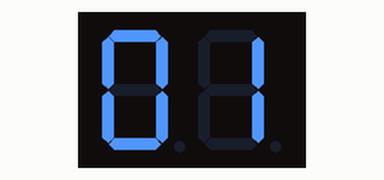
Bench run of a sketch on a simulated Arduino Uno, built with avr-gcc and run on an emulated ATmega328P. On the bench: 2-digit seven-segment display. Wiring (inferred from the names in the program): 2-digit 7-segment display, segments lit when HIGH: segments pin 0, pin 1, pin 2, pin 3, pin 4, pin 5, pin 6; digit selects pin 7, pin 8. The segment pins are drawn as the display they are named for.

Above: at 0.25 s.
At 5.17 s:
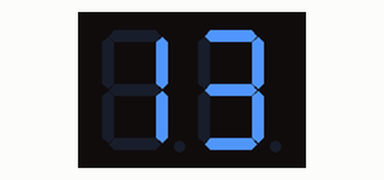
At 9.67 s:
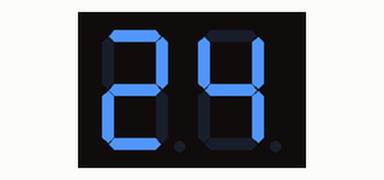
At 19.49 s:
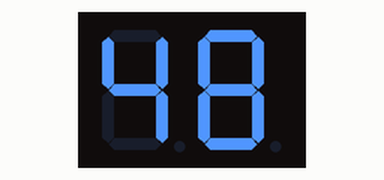
At 28.91 s:
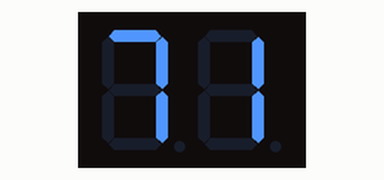
At 39.13 s:
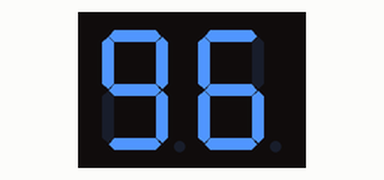

Measured:
- what the display in image 0 shows lasts 0.5 s, from 0.0 s to 0.5 s

The sketch:

_12_SSD2D_num_print_0-99.ino
```cpp
char a=0,b=1,c=2,d=3,e=4,f=5,g=6,seg1=7,seg2=8;
void setup() {
  // put your setup code here, to run once:
char i;
for(i=0;i<7;i++)
{
  pinMode(i,OUTPUT);
}
pinMode(seg1,OUTPUT);
pinMode(seg2,OUTPUT);
}

void rep(char j)
{
  digitalWrite(seg1,1);digitalWrite(seg2,1);
  printssd(j/10);
  digitalWrite(seg1,0);
  delay(2);
  digitalWrite(seg1,1);digitalWrite(seg2,1);
  printssd(j%10);
  digitalWrite(seg2,0);
  delay(2);
}
void loop()
{
  char num,n;
  for(num=1;num<=99;num++)
  {
    for(n=1;n<=100;n++)
    {
      rep(num);
    }
  }
  ;
}
void printssd(char x)
{
  if(x==0)
  {
    digitalWrite(a,HIGH);
    digitalWrite(b,HIGH);
    digitalWrite(c,HIGH);
    digitalWrite(d,HIGH);
    digitalWrite(e,HIGH);
    digitalWrite(f,HIGH);
    digitalWrite(g,LOW);
  }
  else if(x==1)
  {
    digitalWrite(a,LOW);
    digitalWrite(b,HIGH);
    digitalWrite(c,HIGH);
    digitalWrite(d,LOW);
    digitalWrite(e,LOW);
    digitalWrite(f,LOW);
    digitalWrite(g,LOW);
  }
  else if(x==2)
  {
    digitalWrite(a,HIGH);
    digitalWrite(b,HIGH);
    digitalWrite(c,LOW);
    digitalWrite(d,HIGH);
    digitalWrite(e,HIGH);
    digitalWrite(f,LOW);
    digitalWrite(g,HIGH);
  }
  else if(x==3)
  {
    digitalWrite(a,HIGH);
    digitalWrite(b,HIGH);
    digitalWrite(c,HIGH);
    digitalWrite(d,HIGH);
    digitalWrite(e,LOW);
    digitalWrite(f,LOW);
    digitalWrite(g,HIGH);
  }
  else if(x==4)
  {
    digitalWrite(a,LOW);
    digitalWrite(b,HIGH);
    digitalWrite(c,HIGH);
    digitalWrite(d,LOW);
    digitalWrite(e,LOW);
    digitalWrite(f,HIGH);
    digitalWrite(g,HIGH);
  }
  else if(x==5)
  {
    digitalWrite(a,HIGH);
    digitalWrite(b,LOW);
    digitalWrite(c,HIGH);
    digitalWrite(d,HIGH);
    digitalWrite(e,LOW);
    digitalWrite(f,HIGH);
    digitalWrite(g,HIGH);
  }
  else if(x==6)
  {
    digitalWrite(a,HIGH);
    digitalWrite(b,LOW);
    digitalWrite(c,HIGH);
    digitalWrite(d,HIGH);
    digitalWrite(e,HIGH);
    digitalWrite(f,HIGH);
    digitalWrite(g,HIGH);
  }
  else if(x==7)
  {
    digitalWrite(a,HIGH);
    digitalWrite(b,HIGH);
    digitalWrite(c,HIGH);
    digitalWrite(d,LOW);
    digitalWrite(e,LOW);
    digitalWrite(f,LOW);
    digitalWrite(g,LOW);
  }
  else if(x==8)
  {
    digitalWrite(a,HIGH);
    digitalWrite(b,HIGH);
    digitalWrite(c,HIGH);
    digitalWrite(d,HIGH);
    digitalWrite(e,HIGH);
    digitalWrite(f,HIGH);
    digitalWrite(g,HIGH);
  }
  else if(x==9)
  {
    digitalWrite(a,HIGH);
    digitalWrite(b,HIGH);
    digitalWrite(c,HIGH);
    digitalWrite(d,HIGH);
    digitalWrite(e,LOW);
    digitalWrite(f,HIGH);
    digitalWrite(g,HIGH);
  }
}
```
